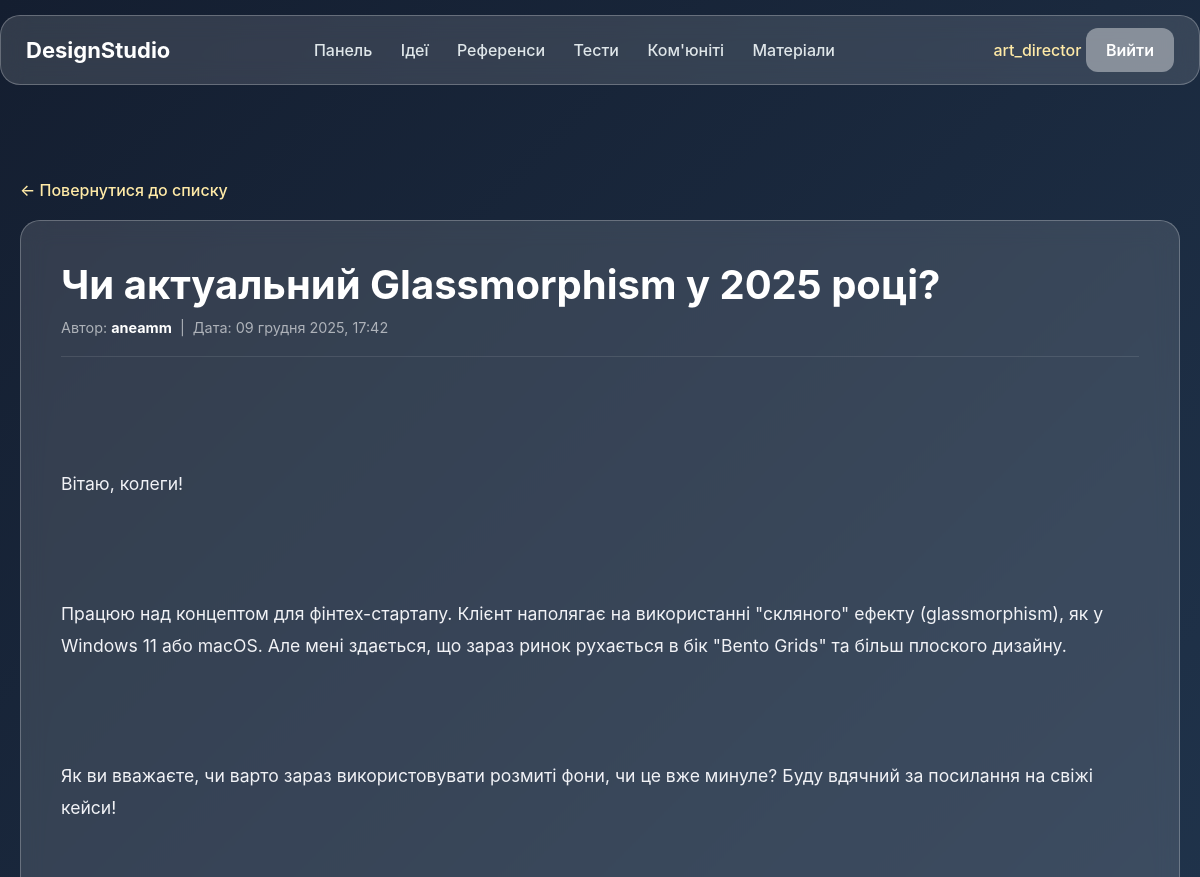
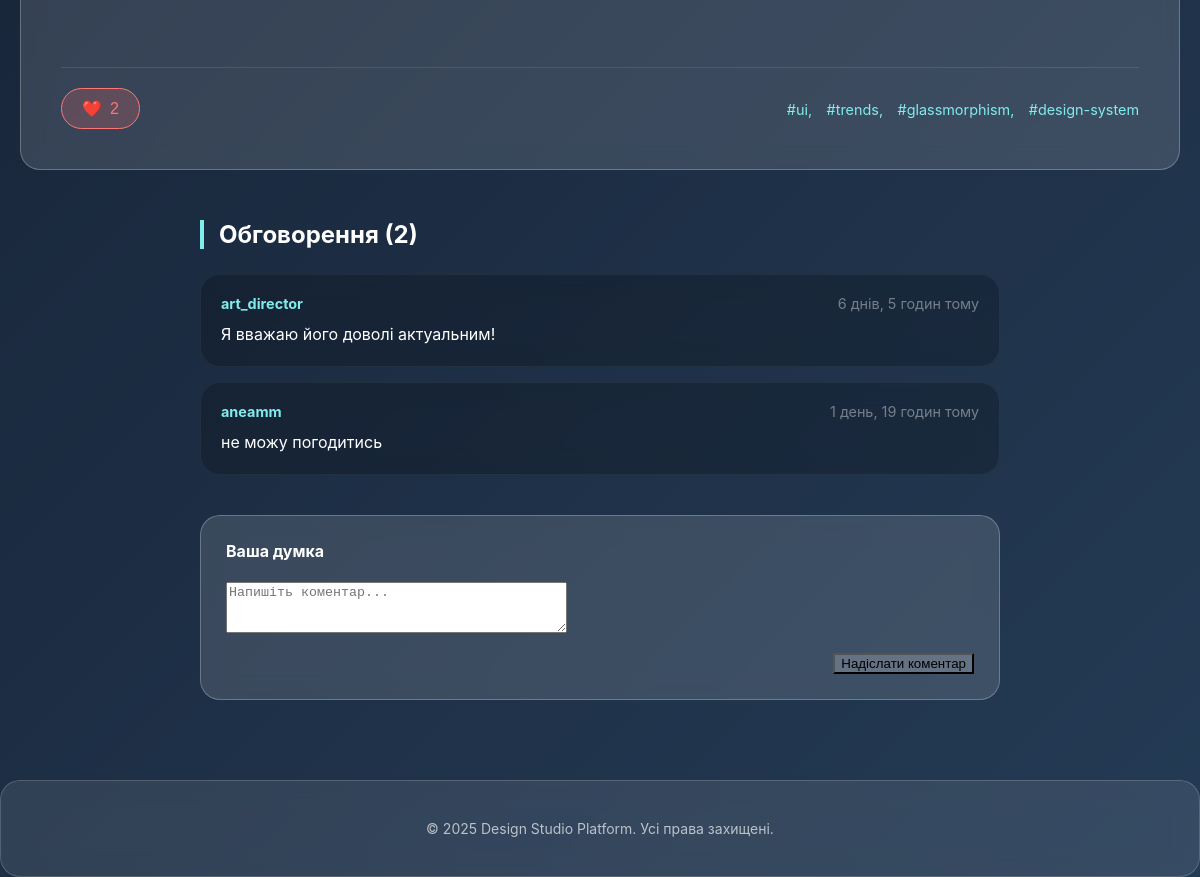
/community/post/1/ (signed in), run on the app's committed database (2 pictures, top to bottom).
### accounts/models.py (models this page shows, shortened)
class User(AbstractUser):
    ROLE_CHOICES = [
        ('designer', 'Дизайнер'),
        ('art_director', 'Арт Директор'),
        ('manager', 'Менеджер'),
        ('client', 'Клієнт'),
    ]
    role = models.CharField(
        max_length=20,
        choices=ROLE_CHOICES,
        name='role',
        default='client'
    )
    avatar = models.ImageField(upload_to='avatars/', blank=True, null=True)
    bio = models.TextField(blank=True)

### community/models.py (models this page shows, shortened)
class Post(models.Model):
    author = models.ForeignKey(User, on_delete=models.CASCADE, related_name='posts')
    title = models.CharField(max_length=200, verbose_name="Заголовок")
    content = models.TextField(verbose_name="Текст публікації")
    created_at = models.DateTimeField(auto_now_add=True)
    likes = models.ManyToManyField(User, related_name='liked_posts', blank=True)
    tags = models.CharField(max_length=100, blank=True, help_text="Через кому: design, ux, color")
    def total_likes(self):
        return self.likes.count()
    class Meta:
        ordering = ['-created_at']

class Comment(models.Model):
    post = models.ForeignKey(Post, on_delete=models.CASCADE, related_name='comments')
    author = models.ForeignKey(User, on_delete=models.CASCADE)
    content = models.TextField(verbose_name="Коментар")
    created_at = models.DateTimeField(auto_now_add=True)

### community/views.py (the view)
# urls.py: path('post/<int:pk>/', views.post_detail, name='detail'),
@login_required
def post_detail(request, pk):
    post = get_object_or_404(Post, pk=pk)
    comments = post.comments.all().order_by('created_at')
    if request.method == 'POST':
        comment_form = CommentForm(request.POST)
        if comment_form.is_valid():
            comment = comment_form.save(commit=False)
            comment.post = post
            comment.author = request.user
            comment.save()
            return redirect('community:detail', pk=pk)
    else:
        comment_form = CommentForm()
    is_liked = False
    if post.likes.filter(id=request.user.id).exists():
        is_liked = True
    context = {
        'post': post,
        'comments': comments,
        'comment_form': comment_form,
        'is_liked': is_liked,
        'total_likes': post.total_likes()
    }
    return render(request, 'community/post_detail.html', context)

### community/forms.py
class CommentForm(forms.ModelForm):
    class Meta:
        model = Comment
        fields = ['content']
        widgets = {
            'content': forms.Textarea(attrs={'class': 'glass-input', 'rows': 3, 'placeholder': 'Напишіть коментар...'}),
        }

### community/templates/community/post_detail.html (shortened to what this page needs)
{% extends 'base.html' %}
{% block content %}
<a href="{% url 'community:home' %}" class="back-link">← Повернутися до списку</a>
<article class="glass post-content-wrapper">
    <header class="detail-header">
        <h1 class="detail-title">{{ post.title }}</h1>
        <div class="detail-meta">
            Автор: <strong style="color: #fff;">{{ post.author.username }}</strong> &nbsp;|&nbsp;
            Дата: {{ post.created_at|date:"d E Y, H:i" }}
        </div>
    </header>
    <div class="post-body">
        {{ post.content|linebreaks }}
    </div>
    <div class="action-bar">
        <form action="{% url 'community:like' post.pk %}" method="post">
            <button type="submit" class="like-btn {% if is_liked %}liked{% endif %}">
                {% if is_liked %}❤️{% else %}🤍{% endif %}
                <span>{{ total_likes }}</span>
            </button>
        </form>
        {% if post.tags %}
        <div style="margin-left: auto;">
            {% for tag in post.tags.split %}
                <span style="color: #81ecec; margin-left: 10px; font-size: 0.9rem;">#{{ tag }}</span>
            {% endfor %}
        </div>
        {% endif %}
    </div>
</article>
<section class="comments-section">
    <h3 class="section-title">Обговорення ({{ comments.count }})</h3>
    <div class="comment-list">
        {% for comment in comments %}
        <div class="glass comment-item">
            <div class="comment-header">
                <span class="comment-author">{{ comment.author.username }}</span>
                <span class="comment-date">{{ comment.created_at|timesince }} тому</span>
            </div>
            <p style="margin: 0; line-height: 1.5;">{{ comment.content }}</p>
        </div>
        {% empty %}
        <p style="text-align: center; opacity: 0.6; padding: 20px;">Ще ніхто не прокоментував. Будьте першим!</p>
        {% endfor %}
    </div>
    <div class="glass comment-form-wrapper">
        <h4 style="margin-top: 0;">Ваша думка</h4>
        <form method="post">
            {{ comment_form.content }}
            <div style="text-align: right; margin-top: 15px;">
                <button type="submit" class="register-btn" style="background: rgba(255,255,255,0.2);">Надіслати коментар</button>
            </div>
        </form>
    </div>
</section>
{% endblock %}

### templates/base.html (shortened to what this page needs)
<!DOCTYPE html>
<html lang="uk">
<head>
    {% load static %}
    <link rel="stylesheet" href="{% static 'global/css/base.css' %}">
</head>
<body>
<header class="navbar">
    <div class="nav-container glass">
        <div class="logo">
            <a href="/">DesignStudio</a>
        </div>
        <nav class="nav-links">
            <a href="/dashboard/">Панель</a>
            <a href="/ideas/">Ідеї</a>
            <a href="/references/">Референси</a>
            <a href="/tests/">Тести</a>
            <a href="/community/">Ком'юніті</a>
            <a href="/resources/">Матеріали</a>
        </nav>
        <div class="nav-auth">
            {% if user.is_authenticated %}
                <a href="/accounts/profile/">{{ user.username }}</a>
                <form method="post" action="{% url 'accounts:logout' %}" style="display:inline;">
                    <button type="submit" class="logout-btn">Вийти</button>
                </form>
            {% else %}
                <a href="{% url 'accounts:login' %}">Вхід</a>
                <a href="{% url 'accounts:register' %}" class="register-btn">Реєстрація</a>
            {% endif %}
        </div>
    </div>
</header>
<main class="main-container">
    {% block content %}
    {% endblock %}
</main>
<footer class="footer glass">
    <p>© 2025 Design Studio Platform. Усі права захищені.</p>
</footer>
</body>
</html>

### static/global/css/base.css (style rules this page uses)
body { margin: 0; padding: 0; font-family: "Inter", sans-serif; background: linear-gradient(135deg, #141e30, #243b55); color: #fff; min-height: 100vh; }
.glass { background: rgba(255, 255, 255, 0.13); backdrop-filter: blur(12px); -webkit-backdrop-filter: blur(12px); border-radius: 20px; border: 1px solid rgba(255, 255, 255, 0.25); }
.navbar { width: 100%; padding: 15px 0; position: sticky; top: 0; }
.nav-container { max-width: 1200px; margin: auto; padding: 12px 25px; display: flex; align-items: center; justify-content: space-between; }
.logo a { font-size: 22px; font-weight: 700; color: #fff; text-decoration: none; }
.nav-links a { margin: 0 12px; color: #dfe6e9; text-decoration: none; font-weight: 500; transition: 0.3s; }
.nav-auth a { margin-left: 15px; color: #ffeaa7; text-decoration: none; font-weight: 500; }
.nav-auth button.logout-btn, .nav-auth a.register-btn { width: auto; padding: 12px 20px; background: rgba(255, 255, 255, 0.4); border: none; border-radius: 12px; cursor: pointer; font-size: 16px; font-weight: 600; font-family: inherit; color: #ffffff; transition: 0.2s ease-in-out; text-decoration: none; }
.main-container { max-width: 1200px; margin: 60px auto; padding: 20px; }
.footer { max-width: 100%; text-align: center; padding: 25px 0; margin-top: 60px; font-size: 14px; opacity: 0.7; }

### community/templates/community/post_detail.html (style rules this page uses)
.back-link { display: inline-block; margin-bottom: 20px; color: #ffeaa7; text-decoration: none; font-weight: 500; transition: 0.3s; }
.post-content-wrapper { padding: 40px; margin-bottom: 50px; }
.detail-header { border-bottom: 1px solid rgba(255, 255, 255, 0.1); padding-bottom: 20px; margin-bottom: 30px; }
.detail-title { font-size: 2.5rem; margin: 0 0 10px 0; line-height: 1.2; }
.detail-meta { color: rgba(255,255,255,0.6); font-size: 0.9rem; }
.post-body { font-size: 1.1rem; line-height: 1.8; color: #f1f2f6; white-space: pre-wrap; }
.action-bar { margin-top: 40px; padding-top: 20px; border-top: 1px solid rgba(255,255,255,0.1); display: flex; align-items: center; gap: 20px; }
.like-btn { background: rgba(255, 255, 255, 0.1); border: 1px solid rgba(255, 255, 255, 0.2); color: #fff; padding: 10px 20px; border-radius: 30px; cursor: pointer; transition: 0.3s; display: flex; align-items: center; gap: 8px; font-size: 1rem; }
.like-btn.liked { background: rgba(255, 118, 117, 0.2); border-color: #ff7675; color: #ff7675; }
.comments-section { max-width: 800px; margin: 0 auto; }
.section-title { margin-bottom: 25px; font-size: 1.5rem; border-left: 4px solid #81ecec; padding-left: 15px; }
.comment-list { display: flex; flex-direction: column; gap: 15px; }
.comment-item { padding: 20px; background: rgba(0, 0, 0, 0.2); border: 1px solid rgba(255, 255, 255, 0.05); }
.comment-header { display: flex; justify-content: space-between; margin-bottom: 10px; font-size: 0.9rem; }
.comment-author { color: #81ecec; font-weight: bold; }
.comment-date { color: rgba(255,255,255,0.4); }
.comment-form-wrapper { margin-top: 40px; padding: 25px; }

### data on the page
User: username "art_director"
Post: title "Чи актуальний Glassmorphism у 2025 році?", author.username "aneamm", created_at "09 грудня 2025, 17:42", content "Вітаю, колеги! Працюю над концептом для фінтех-стартапу. Клієнт наполягає на використанні \"скляного\" ефекту (glassmorphism), як у Windows 11 або macOS. Але мені здається, що зараз ринок рухається в бік \"Bento Grids\" та більш плоского дизайну. Як ви вважаєте, чи варто зараз використовувати розмиті фони, чи це вже минуле? Буду вдячний за посилання на свіжі кейси!"
Comment: author.username "art_director", created_at "6 днів, 5 годин", content "Я вважаю його доволі актуальним!"
Comment: author.username "aneamm", created_at "1 день, 19 годин", content "не можу погодитись"

### other printed values
{{ total_likes }} "2"
{{ tag }} "ui," "trends," "glassmorphism," "design-system"
{{ comments.count }} "2"
